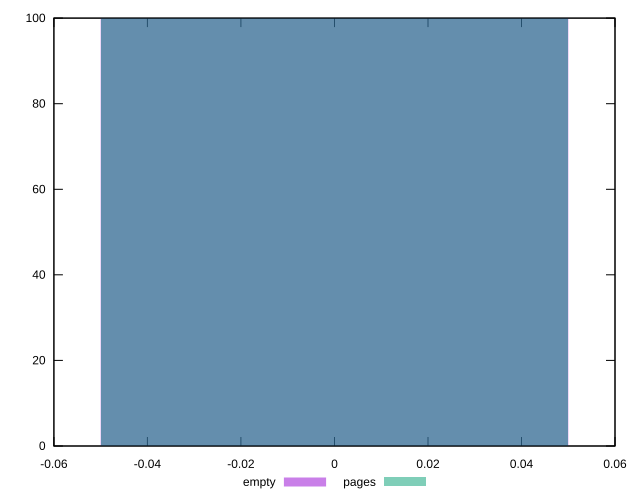

Write gnuplot code to recreate this figure.
reset
set terminal svg size 640, 500
set output "reprap/offscreen-images/comparison/histogram/0_vs_1.svg"

$empty <<EOF
0 100
EOF

$pages <<EOF
0 100
EOF

set key outside below
set boxwidth 0.1
set yrange [0:100]
set style fill transparent solid 0.5 noborder

plot \
  $empty title "empty" with boxes, \
  $pages title "pages" with boxes, \


reset
